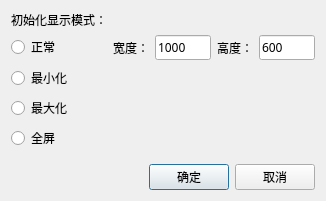
<?xml version="1.0" encoding="UTF-8"?>
<ui version="4.0">
 <class>BCSettingDisplyModelStyle</class>
 <widget class="QDialog" name="BCSettingDisplyModelStyle">
  <property name="geometry">
   <rect>
    <x>0</x>
    <y>0</y>
    <width>326</width>
    <height>201</height>
   </rect>
  </property>
  <property name="windowTitle">
   <string>Dialog</string>
  </property>
  <layout class="QGridLayout" name="gridLayout">
   <item row="6" column="0" colspan="6">
    <layout class="QHBoxLayout" name="horizontalLayout_2">
     <item>
      <spacer name="horizontalSpacer">
       <property name="orientation">
        <enum>Qt::Horizontal</enum>
       </property>
       <property name="sizeHint" stdset="0">
        <size>
         <width>40</width>
         <height>20</height>
        </size>
       </property>
      </spacer>
     </item>
     <item>
      <widget class="QPushButton" name="m_pOKBtn">
       <property name="font">
        <font>
         <family>微软雅黑</family>
        </font>
       </property>
       <property name="text">
        <string>确定</string>
       </property>
      </widget>
     </item>
     <item>
      <widget class="QPushButton" name="m_pCancelBtn">
       <property name="font">
        <font>
         <family>微软雅黑</family>
        </font>
       </property>
       <property name="text">
        <string>取消</string>
       </property>
      </widget>
     </item>
    </layout>
   </item>
   <item row="0" column="0" colspan="2">
    <widget class="QLabel" name="label_2">
     <property name="font">
      <font>
       <family>微软雅黑</family>
       <pointsize>9</pointsize>
      </font>
     </property>
     <property name="text">
      <string>初始化显示模式：</string>
     </property>
    </widget>
   </item>
   <item row="1" column="0">
    <widget class="QRadioButton" name="m_pRadioBtn1">
     <property name="font">
      <font>
       <family>微软雅黑</family>
       <pointsize>9</pointsize>
      </font>
     </property>
     <property name="text">
      <string>正常</string>
     </property>
    </widget>
   </item>
   <item row="1" column="3">
    <widget class="QLineEdit" name="m_pWLineEdit">
     <property name="font">
      <font>
       <family>微软雅黑</family>
       <pointsize>9</pointsize>
      </font>
     </property>
     <property name="text">
      <string>1000</string>
     </property>
    </widget>
   </item>
   <item row="1" column="4">
    <widget class="QLabel" name="label_4">
     <property name="font">
      <font>
       <family>微软雅黑</family>
       <pointsize>9</pointsize>
      </font>
     </property>
     <property name="text">
      <string>高度：</string>
     </property>
    </widget>
   </item>
   <item row="1" column="5">
    <widget class="QLineEdit" name="m_pHLineEdit">
     <property name="font">
      <font>
       <family>微软雅黑</family>
       <pointsize>9</pointsize>
      </font>
     </property>
     <property name="text">
      <string>600</string>
     </property>
    </widget>
   </item>
   <item row="2" column="0" colspan="6">
    <widget class="QRadioButton" name="m_pRadioBtn2">
     <property name="font">
      <font>
       <family>微软雅黑</family>
      </font>
     </property>
     <property name="text">
      <string>最小化</string>
     </property>
    </widget>
   </item>
   <item row="3" column="0" colspan="6">
    <widget class="QRadioButton" name="m_pRadioBtn3">
     <property name="minimumSize">
      <size>
       <width>0</width>
       <height>0</height>
      </size>
     </property>
     <property name="maximumSize">
      <size>
       <width>16777215</width>
       <height>16777215</height>
      </size>
     </property>
     <property name="font">
      <font>
       <family>微软雅黑</family>
       <pointsize>9</pointsize>
      </font>
     </property>
     <property name="text">
      <string>最大化</string>
     </property>
    </widget>
   </item>
   <item row="4" column="0" colspan="6">
    <widget class="QRadioButton" name="m_pRadioBtn4">
     <property name="minimumSize">
      <size>
       <width>0</width>
       <height>0</height>
      </size>
     </property>
     <property name="maximumSize">
      <size>
       <width>16777215</width>
       <height>16777215</height>
      </size>
     </property>
     <property name="font">
      <font>
       <family>微软雅黑</family>
       <pointsize>9</pointsize>
      </font>
     </property>
     <property name="text">
      <string>全屏</string>
     </property>
    </widget>
   </item>
   <item row="5" column="0">
    <spacer name="verticalSpacer">
     <property name="orientation">
      <enum>Qt::Vertical</enum>
     </property>
     <property name="sizeHint" stdset="0">
      <size>
       <width>20</width>
       <height>40</height>
      </size>
     </property>
    </spacer>
   </item>
   <item row="1" column="2">
    <widget class="QLabel" name="label_3">
     <property name="font">
      <font>
       <family>微软雅黑</family>
       <pointsize>9</pointsize>
      </font>
     </property>
     <property name="text">
      <string>宽度：</string>
     </property>
    </widget>
   </item>
  </layout>
 </widget>
 <tabstops>
  <tabstop>m_pRadioBtn1</tabstop>
  <tabstop>m_pWLineEdit</tabstop>
  <tabstop>m_pHLineEdit</tabstop>
  <tabstop>m_pRadioBtn2</tabstop>
  <tabstop>m_pRadioBtn3</tabstop>
  <tabstop>m_pRadioBtn4</tabstop>
  <tabstop>m_pOKBtn</tabstop>
  <tabstop>m_pCancelBtn</tabstop>
 </tabstops>
 <resources/>
 <connections/>
</ui>
